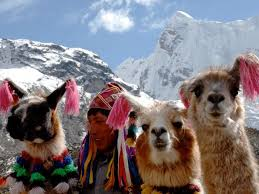
#> input picture test.png, 259 x 194 px
$ python Main.py
#> lines starting #> are read from the running program, lines starting #| are printed output that depends on the picture
import cv2
import numpy as np
#la funcion vacio no hace nada
def vacio():
    pass
 #define la convultion kernels
identificador =np.array([[0,0,0],[0,1,0],[0,0,0]])
sharpen = np.array([[0,-1,0],[-1,5,-1],[0,-1,0]])

gaussian_kernel1 = cv2.getGaussianKernel(3,0)
gaussian_kernel2= cv2.getGaussianKernel(5,0)
box_kernel = np.array([[1,1,1],[1,1,1],[1,1,1]],np.float32)/9.0
kernels = [identificador, sharpen,gaussian_kernel1,gaussian_kernel2,box_kernel]
# lee la imagen y crea una copia en gris
color_or=cv2.imread("test.png")
#> color_or is the input picture: shape (194, 259, 3); mean B, G, R 124, 119.3, 126.8
gris_or=cv2.cvtColor(color_or,cv2.COLOR_BGR2GRAY)
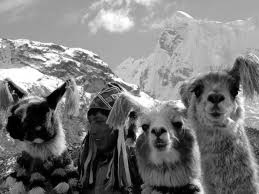
#> gris_or: shape (194, 259); min 0, max 255, mean 122.1
#crea la interfaz
# crea la ventana
cv2.namedWindow("app")
# barra de contraste, brillo, filtro, imagen gris
cv2.createTrackbar("contraste","app",1,100,vacio)
cv2.createTrackbar("brillo","app",50,100,vacio)
cv2.createTrackbar("filtro","app",0,len(kernels)-1,vacio)
#> slider 'filtro' is set to 1
cv2.createTrackbar("gris","app",0,1,vacio)
#> slider 'gris' is set to 1
#loop de la ventana
contador = 1
while True:
    #muestra todas las barras
    esc_gris = cv2.getTrackbarPos("gris","app")
    contraste = cv2.getTrackbarPos("contraste","app")
    brillo= cv2.getTrackbarPos("brillo","app")
    kernel_idx =cv2.getTrackbarPos('filtro',"app")
    #aplica el filtro
    modificador_color = cv2.filter2D(color_or,-1,kernels[kernel_idx])
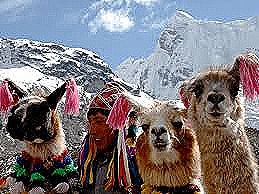
#> modificador_color: shape (194, 259, 3); mean B, G, R 125.4, 120.5, 126.5
    modificador_gris = cv2.filter2D(gris_or,-1,kernels[kernel_idx])
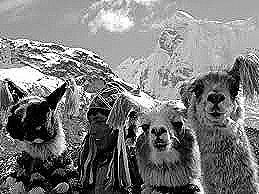
#> modificador_gris: shape (194, 259); min 0, max 255, mean 122.6

    #aplica el brillo y contraste
    modificador_color = cv2.addWeighted(modificador_color, contraste, np.zeros_like(color_or),0,brillo-50)
    modificador_gris = cv2.addWeighted(modificador_gris, contraste, np.zeros_like(gris_or),0,brillo-50)
    # espera para cerrarse despues de precionar la tecla
    key = cv2.waitKey(100)
#> (key q is pressed here)
    if key == ord("q"):
        break
    elif key == ord("s"):
        #guardar la imagen
        if esc_gris == 0:
            cv2.imwrite("output-[].png".format(contador), modificador_color)
        else:
            cv2.imwrite("output-[].png".format(contador), modificador_gris)
        contador += 1


    if esc_gris == 0:
        cv2.imshow("app",modificador_color)
    else:
        cv2.imshow("app",modificador_gris)
cv2.destroyAllWindows()
